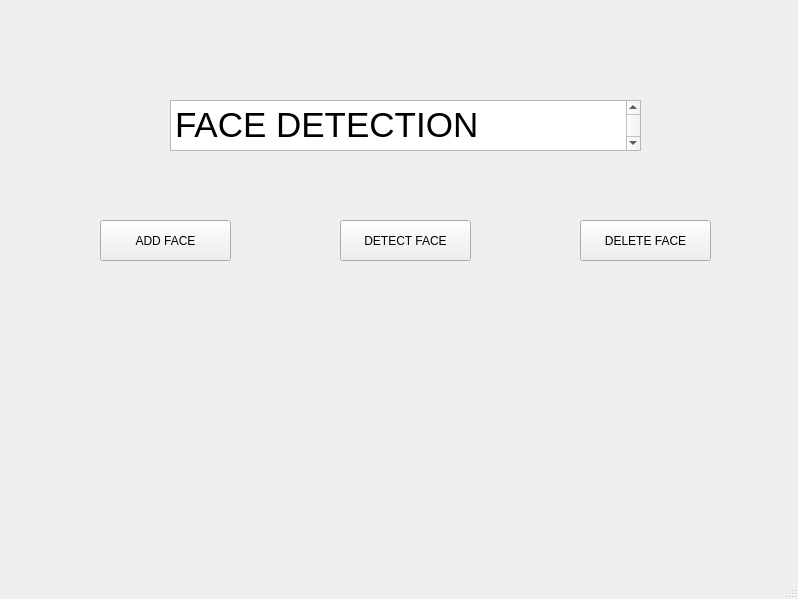
<?xml version="1.0" encoding="UTF-8"?>
<ui version="4.0">
 <class>MainWindow</class>
 <widget class="QMainWindow" name="MainWindow">
  <property name="geometry">
   <rect>
    <x>0</x>
    <y>0</y>
    <width>798</width>
    <height>599</height>
   </rect>
  </property>
  <property name="windowTitle">
   <string>MainWindow</string>
  </property>
  <widget class="QWidget" name="centralwidget">
   <widget class="QPushButton" name="add_face">
    <property name="geometry">
     <rect>
      <x>100</x>
      <y>220</y>
      <width>131</width>
      <height>41</height>
     </rect>
    </property>
    <property name="text">
     <string>ADD FACE</string>
    </property>
   </widget>
   <widget class="QTextBrowser" name="textBrowser">
    <property name="geometry">
     <rect>
      <x>170</x>
      <y>100</y>
      <width>471</width>
      <height>51</height>
     </rect>
    </property>
    <property name="html">
     <string>&lt;!DOCTYPE HTML PUBLIC &quot;-//W3C//DTD HTML 4.0//EN&quot; &quot;http://www.w3.org/TR/REC-html40/strict.dtd&quot;&gt;
&lt;html&gt;&lt;head&gt;&lt;meta name=&quot;qrichtext&quot; content=&quot;1&quot; /&gt;&lt;style type=&quot;text/css&quot;&gt;
p, li { white-space: pre-wrap; }
&lt;/style&gt;&lt;/head&gt;&lt;body style=&quot; font-family:'Ubuntu'; font-size:11pt; font-weight:400; font-style:normal;&quot;&gt;
&lt;p style=&quot; margin-top:0px; margin-bottom:0px; margin-left:0px; margin-right:0px; -qt-block-indent:0; text-indent:0px;&quot;&gt;&lt;span style=&quot; font-size:26pt;&quot;&gt;FACE DETECTION SYSTEM&lt;/span&gt;&lt;/p&gt;
&lt;p style=&quot;-qt-paragraph-type:empty; margin-top:0px; margin-bottom:0px; margin-left:0px; margin-right:0px; -qt-block-indent:0; text-indent:0px; font-size:26pt;&quot;&gt;&lt;br /&gt;&lt;/p&gt;&lt;/body&gt;&lt;/html&gt;</string>
    </property>
   </widget>
   <widget class="QPushButton" name="detect_face">
    <property name="geometry">
     <rect>
      <x>340</x>
      <y>220</y>
      <width>131</width>
      <height>41</height>
     </rect>
    </property>
    <property name="text">
     <string>DETECT FACE</string>
    </property>
   </widget>
   <widget class="QPushButton" name="delete_face">
    <property name="geometry">
     <rect>
      <x>580</x>
      <y>220</y>
      <width>131</width>
      <height>41</height>
     </rect>
    </property>
    <property name="text">
     <string>DELETE FACE</string>
    </property>
   </widget>
  </widget>
  <widget class="QMenuBar" name="menubar">
   <property name="geometry">
    <rect>
     <x>0</x>
     <y>0</y>
     <width>798</width>
     <height>22</height>
    </rect>
   </property>
  </widget>
  <widget class="QStatusBar" name="statusbar"/>
 </widget>
 <resources/>
 <connections/>
</ui>
